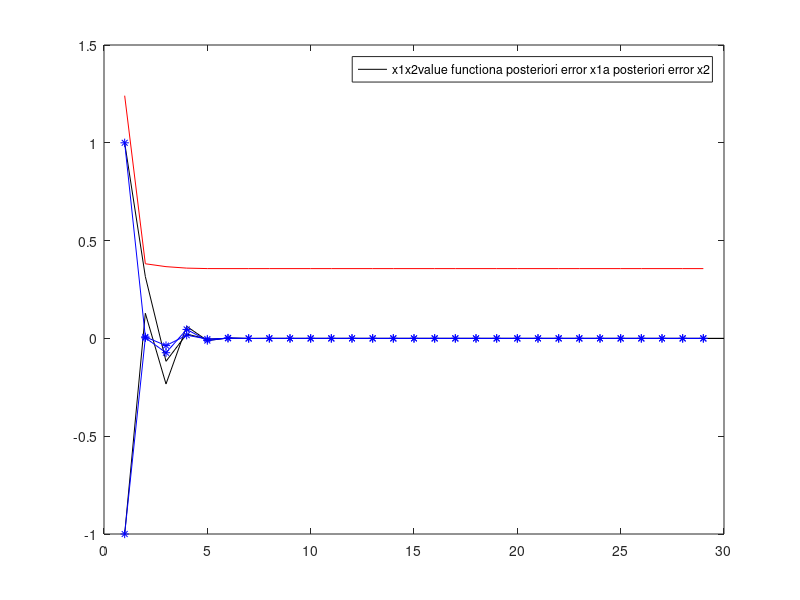

Reproduce this figure in MATLAB.
n = 2; m = 2;
% x' = Ax + Bu
A = rand(n);
B = rand(m);
% target system x' = Astar * x
Astar = 0*eye(2);

x0 = [1;-1];
F = 10*eye(n+m) + ones(n+m);
N = 29;
xstar = zeros(n,N);xstar(:,1) = x0;
x = zeros(n,N);x(:,1) = x0;
u = zeros(m,N);
Ahat = zeros(n,n,N); Ahat(:,:,1) = eye(n);
Bhat = zeros(n,m,N); Bhat(:,:,1) = eye(m);
V = zeros(1,N);
error_pri = zeros(n,N);error_pri(:,1) = x0;
error_pos = zeros(n,N);error_pos(:,1) = x0;
for k = 1:N
    if k > 1
        error = x(:,k) - xstar(:,k);
        phi = [x(:,k-1);u(:,k-1)];
        F = inv(inv(F) + phi*phi');
        dtheta = [Ahat(:,:,k-1) Bhat(:,:,k-1)] + error*phi'*F;
        Ahat(:,:,k) = dtheta(1:n, 1:n); Bhat(:,:,k) = dtheta(1:n, n+1:end);
        ABtilde = [Ahat(:,:,k) - A Bhat(:,:,k) -  B];
        error_pri(:,k) = error;
        error_pos(:,k) = (1-phi'*F*phi)*error;
        V(k) = (1-phi'*F*phi)^2*norm(error)^2 + trace(ABtilde * inv(F) * ABtilde');
    else
        ABtilde = [Ahat(k) - A Bhat(k) -  B];
        V(k) = norm(x(k))^2 + trace(ABtilde * inv(F) * ABtilde');
    end
    K = pinv(Bhat(:,:,k))*(Astar - Ahat(:,:,k));
    u(:,k) = K*x(:,k);
    x(:,k+1) = A*x(:,k)+B*u(:,k);
    xstar(:,k+1) = Astar * xstar(:,k);
end
clf;hold on;
plot(x(:,:)','k')
plot(V,'r')
%plot(error_pri','--b')
plot(error_pos','-*b')
box on;
legend(["x1", "x2", "value function", "a posteriori error x1", "a posteriori error x2"])